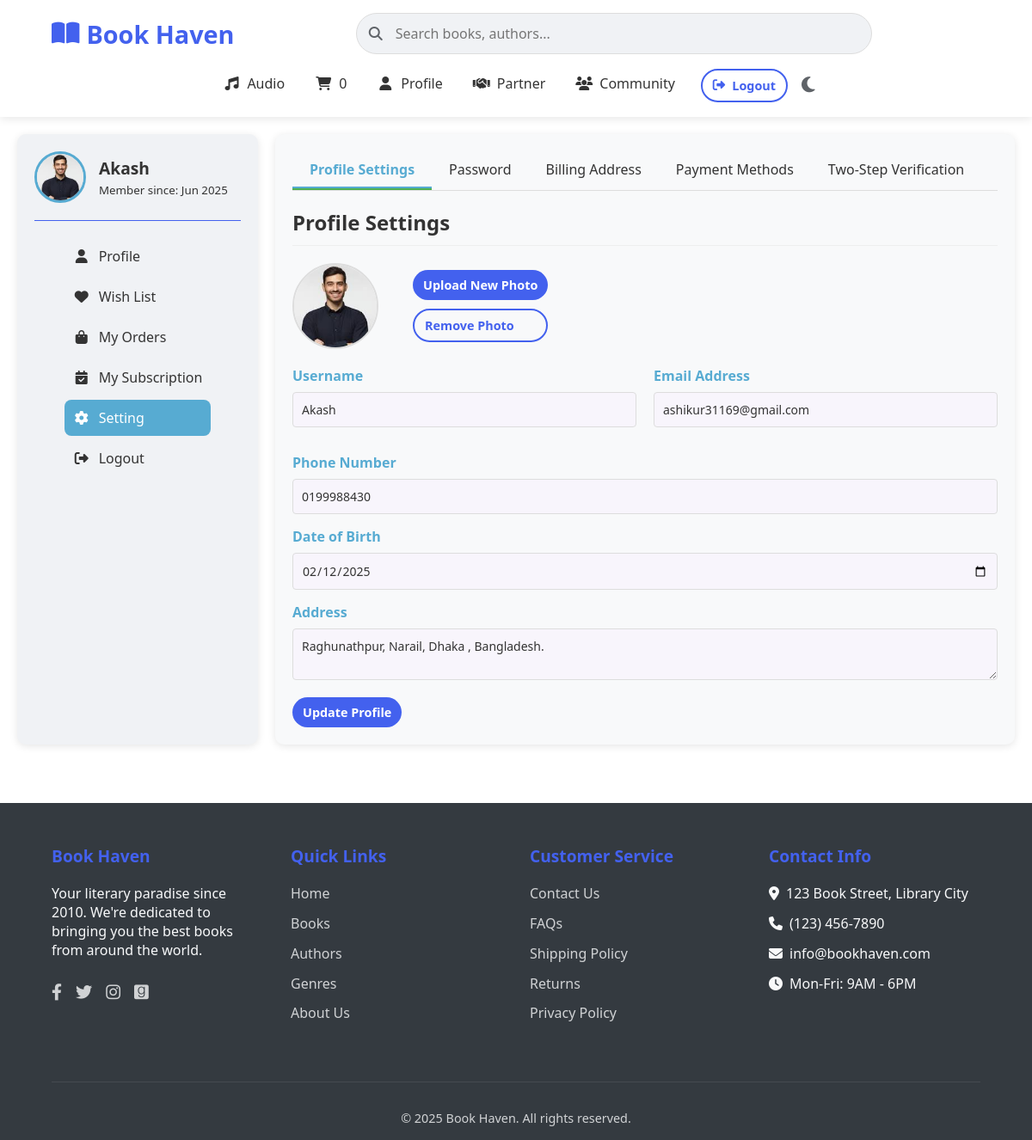
Page /php/user_setting.php (signed in) on the committed database.
### tables this page shows
CREATE TABLE `user_info` (
  `user_id` int(11) DEFAULT NULL,
  `birthday` date DEFAULT NULL,
  `phone` varchar(20) DEFAULT NULL,
  `address` text DEFAULT NULL,
  `userimageurl` text DEFAULT NULL
);

CREATE TABLE `users` (
  `user_id` int(11) NOT NULL,
  `username` varchar(50) NOT NULL,
  `email` varchar(100) NOT NULL,
  `pass` varchar(255) NOT NULL,
  `user_profile` varchar(255) DEFAULT NULL,
  `create_time` datetime DEFAULT current_timestamp(),
  `update_time` datetime DEFAULT current_timestamp() ON UPDATE current_timestamp(),
  `email_verified` tinyint(1) DEFAULT 0,
  `two_step_verification` tinyint(1) DEFAULT 0,
  `last_login` datetime DEFAULT NULL,
  `login_count` int(11) DEFAULT 0
);

### php/user_setting.php (the view, shortened to what this page needs)
<?php
require_once("../db_connection.php");
$user_id = $_SESSION['user_id'];
function getUserData($conn, $user_id) {
    $stmt = $conn->prepare("SELECT u.*, ui.* FROM users u LEFT JOIN user_info ui ON u.user_id = ui.user_id WHERE u.user_id = ?");
    $stmt->bind_param("i", $user_id);
    $stmt->execute();
    $result = $stmt->get_result();
    return $result->fetch_assoc();
}
$user = getUserData($conn, $user_id);
?>
<!DOCTYPE html>
<html lang="en">
<head>
    <link rel="stylesheet" href="https://cdnjs.cloudflare.com/ajax/libs/font-awesome/6.4.0/css/all.min.css">
    <link rel="stylesheet" href="/BookHeaven2.0/css/user_setting.css">
</head>
<body>
    <?php include_once("../header.php"); ?>
    <main>
        <aside>
            <section class="user-info">
                <img src="/BookHeaven2.0/<?php echo htmlspecialchars($user['user_profile'] ?? 'https://images.unsplash.com/photo-1544947950-fa07a98d237f?ixlib=rb-1.2.1&auto=format&fit=crop&w=800&q=80'); ?>"
                    alt="<?php echo htmlspecialchars($user['username']); ?>" class="user-avatar">
                <div>
                    <div class="user-name"><?php echo htmlspecialchars($user['username']); ?></div>
                    <small>Member since: <?php echo date('M Y', strtotime($user['create_time'])); ?></small>
                </div>
            </section>
            <section>
                <nav>
                    <ul>
                        <li><a href="profile.php"><i class="fas fa-user"></i> Profile</a></li>
                        <li><a href="wishlist.php"><i class="fas fa-heart"></i> Wish List</a></li>
                        <li><a href="user_orders.php"><i class="fas fa-shopping-bag"></i> My Orders</a></li>
                        <li><a href="user_subscription.php"><i class="fas fa-calendar-check"></i> My Subscription</a></li>
                        <li><a href="user_setting.php" class="active"><i class="fas fa-cog"></i> Setting</a></li>
                        <li><a href="logout.php"><i class="fas fa-sign-out-alt"></i> Logout</a></li>
                    </ul>
                </nav>
            </section>
        </aside>
        <div class="settings_content">
            <div class="settings-container">
                <div class="settings-tabs">
                    <button class="tab-btn active" onclick="openTab(event, 'profile')">Profile Settings</button>
                    <button class="tab-btn" onclick="openTab(event, 'password')">Password</button>
                    <button class="tab-btn" onclick="openTab(event, 'billing')">Billing Address</button>
                    <button class="tab-btn" onclick="openTab(event, 'payment')">Payment Methods</button>
                    <button class="tab-btn" onclick="openTab(event, 'verification')">Two-Step Verification</button>
                </div>
                <div id="profile" class="tab-content active">
                    <div class="section-header">
                        <h2>Profile Settings</h2>
                    </div>
                    <form method="POST" action="" enctype="multipart/form-data">
                        <div class="profile-image-upload">
                            <img src="/BookHeaven2.0/<?php echo htmlspecialchars($user['user_profile'] ?? 'https://images.unsplash.com/photo-1544947950-fa07a98d237f?ixlib=rb-1.2.1&auto=format&fit=crop&w=800&q=80'); ?>"
                                alt="<?php echo htmlspecialchars($user['username']); ?>" class="current-profile-image" id="profileImagePreview">
                            <div class="image-upload-controls">
                                <div class="file-input-wrapper">
                                    <button type="button" class="btn btn-primary">Upload New Photo</button>
                                </div>
                                <?php if (!empty($user['user_profile']) && strpos($user['user_profile'], 'https://') === false): ?>
                                    <button type="submit" name="remove_profile_image" class="btn btn-outline">Remove Photo</button>
                                <?php endif; ?>
                            </div>
                        </div>
                        <div class="form-row">
                            <div class="form-group">
                                <label for="username">Username</label>
                                <input type="text" id="username" name="username" class="form-control" value="<?php echo htmlspecialchars($user['username']); ?>">
                            </div>
                            <div class="form-group">
                                <label for="email">Email Address</label>
                                <input type="email" id="email" name="email" class="form-control" value="<?php echo htmlspecialchars($user['email']); ?>" required>
                            </div>
                        </div>
                        <div class="form-group">
                            <label for="phone">Phone Number</label>
                            <input type="tel" id="phone" name="phone" class="form-control" value="<?php echo htmlspecialchars($user['phone'] ?? ''); ?>">
                        </div>
                        <div class="form-group">
                            <label for="birthday">Date of Birth</label>
                            <input type="date" id="birthday" name="birthday" class="form-control" value="<?php echo htmlspecialchars($user['birthday'] ?? ''); ?>">
                        </div>
                        <div class="form-group">
                            <label for="address">Address</label>
                            <textarea id="address" name="address" class="form-control"><?php echo htmlspecialchars($user['address'] ?? ''); ?></textarea>
                        </div>
                        <button type="submit" class="btn btn-primary">Update Profile</button>
                    </form>
                </div>
            </div>
        </div>
    </main>
    <?php include_once("../footer.php");?>
</body>
</html>

### css/user_setting.css (style rules this page uses)
:root { --primary-color: #57abd2; --secondary-color: #f8f5fc; --accent-color: rgb(223, 219, 227); --text-color: #333; --light-purple: #e6d9f2; --dark-text: #212529; --light-text: #f8f9fa; --card-bg: #f8f9fa; --aside-bg: #f0f2f5; --nav-hover: #e0e0e0; --section-gap: 30px; }
* { margin: 0; padding: 0; box-sizing: border-box; font-family: "Segoe UI", Tahoma, Geneva, Verdana, sans-serif; transition: background-color 0.3s, color 0.3s; }
body { background-color: var(--secondary-color); color: var(--text-color); min-height: 100vh; display: flex; flex-direction: column; }
main { display: flex; flex: 1; padding: 20px; gap: 20px; }
aside { width: 280px; background-color: var(--aside-bg); border-radius: 10px; padding: 20px; box-shadow: 0 2px 10px rgba(0, 0, 0, 0.1); }
.settings_content { flex: 1; display: flex; flex-direction: column; gap: var(--section-gap); }
.user-info { display: flex; align-items: center; gap: 15px; padding-bottom: 20px; border-bottom: 1px solid var(--accent-color); margin-bottom: 20px; }
.user-avatar { width: 60px; height: 60px; border-radius: 50%; object-fit: cover; border: 3px solid var(--primary-color); }
.user-name { font-size: 1.2rem; font-weight: 600; }
nav ul { list-style: none; }
nav ul li a { display: flex; align-items: center; gap: 10px; padding: 10px 10px; border-radius: 8px; text-decoration: none; color: var(--text-color); margin-bottom: 5px; font-weight: 500; }
nav ul li a.active { background-color: var(--primary-color); color: white; }
nav ul li a i { width: 20px; text-align: center; }
.settings-container { background-color: var(--card-bg); border-radius: 10px; padding: 20px; box-shadow: 0 2px 10px rgba(0, 0, 0, 0.1); }
.settings-tabs { display: flex; border-bottom: 1px solid var(--accent-color); margin-bottom: var(--section-gap); overflow-x: auto; }
.tab-btn { padding: 10px 20px; border: none; background: none; cursor: pointer; font-weight: 500; color: var(--text-color); position: relative; white-space: nowrap; }
.tab-btn.active { color: var(--primary-color); }
.tab-btn.active::after { content: ""; position: absolute; bottom: -1px; left: 0; width: 100%; height: 2px; background-color: var(--primary-color); }
.tab-content { display: none; }
.tab-content.active { display: block; }
.section-header { margin-bottom: 20px; padding-bottom: 10px; border-bottom: 1px solid var(--accent-color); }
.form-group { margin-bottom: 20px; }
.form-group label { display: block; margin-bottom: 8px; font-weight: 600; color: var(--primary-color); }
.form-control { width: 100%; padding: 10px 15px; border: 1px solid var(--accent-color); border-radius: 6px; background-color: var(--secondary-color); color: var(--text-color); }
.form-row { display: grid; grid-template-columns: 1fr 1fr; gap: 15px; }
.btn { padding: 10px 20px; border: none; border-radius: 6px; cursor: pointer; font-weight: 500; transition: all 0.2s; }
.btn-primary { background-color: var(--primary-color); color: white; }
.btn-outline { background-color: transparent; border: 1px solid var(--primary-color); color: var(--primary-color); }
.profile-image-upload { display: flex; align-items: center; gap: 20px; margin-bottom: 20px; }
.current-profile-image { width: 100px; height: 100px; border-radius: 10%; object-fit: cover; border: 3px solid var(--primary-color); }
.image-upload-controls { display: flex; flex-direction:row; gap: 10px; }
.file-input-wrapper { position: relative; overflow: hidden; display: inline-block; }

### header.php (style rules this page uses)
:root { --bg-color: #ffffff; --text-color: #333333; --accent-color: #4361ee; --search-bg: #f0f2f5; --border-color: #dddddd; --icon-color: #5f6368; --shadow: 0 2px 10px rgba(0, 0, 0, 0.1); }
* { margin: 0; padding: 0; box-sizing: border-box; transition: background 0.3s, color 0.3s; }
body { font-family: "Segoe UI", Tahoma, Geneva, Verdana, sans-serif; background-color: var(--bg-color); color: var(--text-color); }
nav { display: flex; align-items: center; justify-content: center; gap: 10px; margin: 0 auto; }
.btn { padding: 8px 12px; border-radius: 30px; border: none; cursor: pointer; font-weight: 600; display: flex; align-items: center; gap: 8px; font-size: 0.9rem; }
.btn-primary { background-color: var(--accent-color); color: white; }
.btn-outline { background: transparent; border: 2px solid var(--accent-color); color: var(--accent-color); }

### rows in the picture
user_info: user_id.user_profile (picture), user_id.username "Akash", user_id.create_time "Jun 2025", username "Akash", email "ashikur31169@gmail.com", phone "0199988430", birthday "02/12/2025", address "Raghunathpur, Narail, Dhaka , Bangladesh."

### other values in the picture
$cart_count "0"
